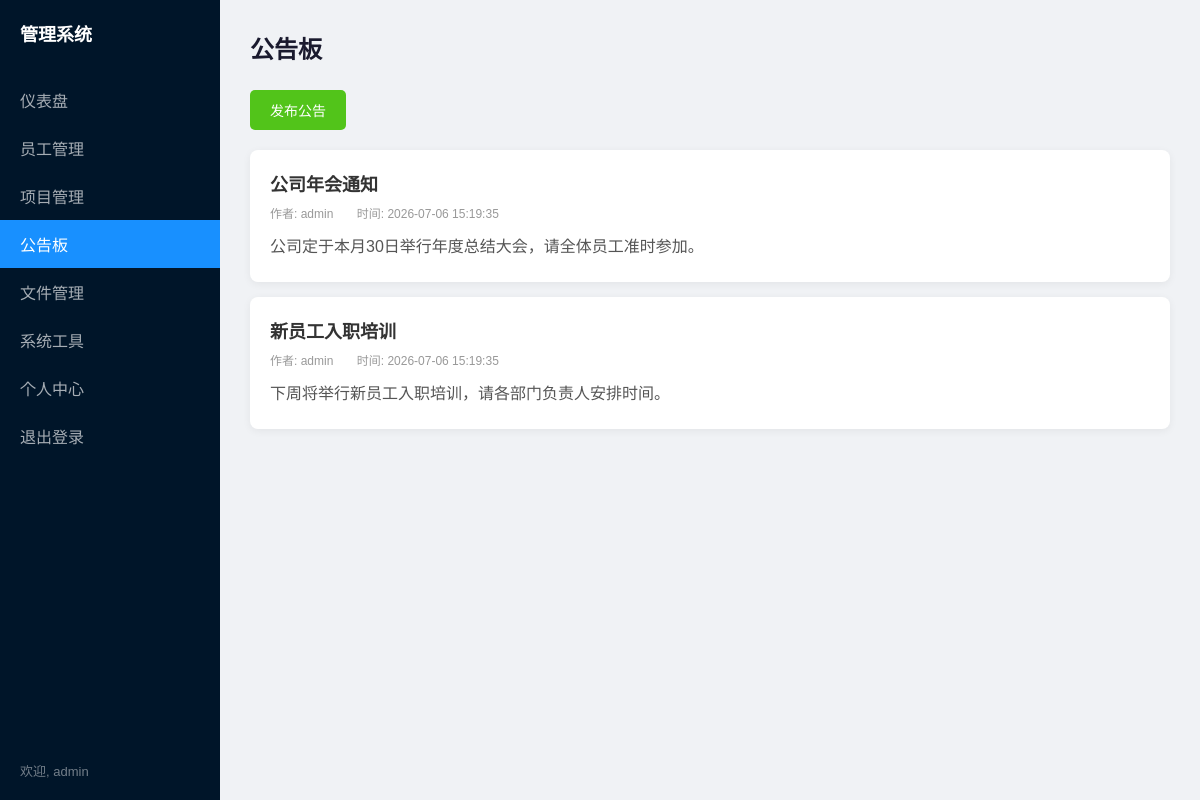
Screenshot of /announcements.php (signed in) with the database file from the repository.
### tables this page shows
CREATE TABLE IF NOT EXISTS announcements (
    id INT AUTO_INCREMENT PRIMARY KEY,
    title VARCHAR(200) NOT NULL,
    content TEXT NOT NULL,
    author VARCHAR(50),
    created_at TIMESTAMP DEFAULT CURRENT_TIMESTAMP
);

### announcements.php (the view, shortened to what this page needs)
<?php
require_once 'db.php';
$result = $conn->query("SELECT * FROM announcements ORDER BY created_at DESC");
?>
<!DOCTYPE html>
<html>
<head>
    <link rel="stylesheet" href="css/style.css">
</head>
<body>
    <div class="layout">
        <div class="sidebar">
            <h2>管理系统</h2>
            <ul class="nav">
                <li><a href="dashboard.php">仪表盘</a></li>
                <li><a href="employees.php">员工管理</a></li>
                <li><a href="projects.php">项目管理</a></li>
                <li><a href="announcements.php" class="active">公告板</a></li>
                <li><a href="file_manager.php">文件管理</a></li>
                <li><a href="system_tools.php">系统工具</a></li>
                <li><a href="profile.php">个人中心</a></li>
                <li><a href="logout.php">退出登录</a></li>
            </ul>
            <div class="user-info">
                欢迎, <?php echo $_SESSION['username']; ?>
            </div>
        </div>
        <div class="main-content">
            <h1>公告板</h1>
            <button class="btn btn-success" onclick="showAddForm()">发布公告</button>
            <div class="announcement-list">
                <?php while ($row = $result->fetch(PDO::FETCH_ASSOC)): ?>
                <div class="announcement-card">
                    <div class="announcement-header">
                        <h3><?php echo $row['title']; ?></h3>
                        <div class="announcement-meta">
                            <span>作者: <?php echo $row['author']; ?></span>
                            <span>时间: <?php echo $row['created_at']; ?></span>
                        </div>
                    </div>
                    <div class="announcement-body">
                        <?php echo $row['content']; ?>
                    </div>
                </div>
                <?php endwhile; ?>
            </div>
        </div>
    </div>
</body>
</html>

### css/style.css (style rules this page uses)
* { margin: 0; padding: 0; box-sizing: border-box; }
body { font-family: "Microsoft YaHei", Arial, sans-serif; background: #f0f2f5; color: #333; }
.btn { padding: 10px 20px; border: none; border-radius: 5px; font-size: 14px; cursor: pointer; transition: all 0.3s; display: inline-block; text-decoration: none; }
.btn-success { background: #52c41a; color: white; }
.layout { display: flex; min-height: 100vh; }
.sidebar { width: 220px; background: #001529; color: white; padding: 20px 0; position: fixed; height: 100vh; left: 0; top: 0; }
.sidebar h2 { padding: 0 20px; margin-bottom: 30px; font-size: 18px; }
.nav { list-style: none; }
.nav li a { display: block; padding: 12px 20px; color: rgba(255,255,255,0.65); text-decoration: none; transition: all 0.3s; }
.nav li a:hover, .nav li a.active { color: white; background: #1890ff; }
.user-info { position: absolute; bottom: 20px; left: 20px; color: rgba(255,255,255,0.45); font-size: 13px; }
.main-content { margin-left: 220px; padding: 30px; flex: 1; }
.main-content h1 { margin-bottom: 25px; font-size: 24px; color: #1a1a2e; }
.announcement-list { margin-top: 20px; }
.announcement-card { background: white; padding: 20px; border-radius: 8px; box-shadow: 0 2px 8px rgba(0,0,0,0.06); margin-bottom: 15px; }
.announcement-header { margin-bottom: 12px; }
.announcement-header h3 { font-size: 18px; margin-bottom: 8px; }
.announcement-meta { font-size: 12px; color: #999; }
.announcement-meta span { margin-right: 20px; }
.announcement-body { line-height: 1.8; color: #555; }

### rows the page displays
announcements: title "公司年会通知", author "admin", created_at "2026-07-06 15:19:35", content "公司定于本月30日举行年度总结大会，请全体员工准时参加。"
announcements: title "新员工入职培训", author "admin", created_at "2026-07-06 15:19:35", content "下周将举行新员工入职培训，请各部门负责人安排时间。"

### other values shown
$_SESSION['username'] "admin"
